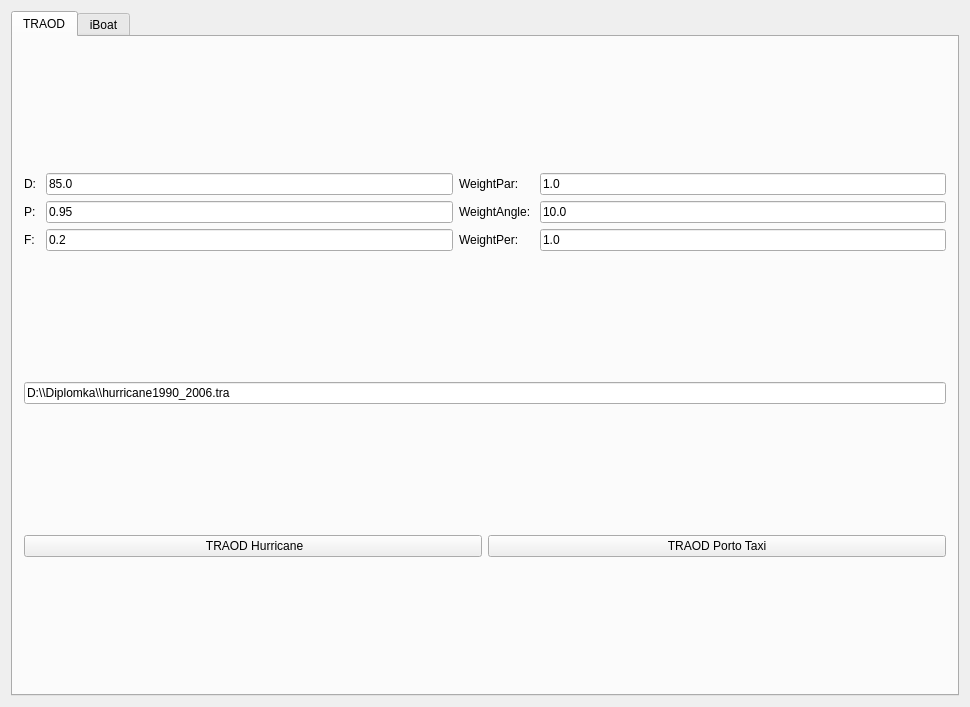
<?xml version="1.0" encoding="UTF-8"?>
<ui version="4.0">
 <class>MainWindow</class>
 <widget class="QMainWindow" name="MainWindow">
  <property name="geometry">
   <rect>
    <x>0</x>
    <y>0</y>
    <width>970</width>
    <height>707</height>
   </rect>
  </property>
  <property name="windowTitle">
   <string>Outlier Detection</string>
  </property>
  <widget class="QWidget" name="centralWidget">
   <layout class="QHBoxLayout" name="horizontalLayout_2">
    <item>
     <widget class="QTabWidget" name="qTabWidget">
      <property name="currentIndex">
       <number>0</number>
      </property>
      <widget class="QWidget" name="Page1">
       <attribute name="title">
        <string>TRAOD</string>
       </attribute>
       <layout class="QVBoxLayout" name="verticalLayout_5">
        <item>
         <layout class="QHBoxLayout" name="horizontalLayout">
          <item>
           <layout class="QVBoxLayout" name="verticalLayout_1">
            <item>
             <widget class="QLabel" name="labelCloseD">
              <property name="text">
               <string>D: </string>
              </property>
             </widget>
            </item>
            <item>
             <widget class="QLabel" name="labelOutSegP">
              <property name="text">
               <string>P: </string>
              </property>
             </widget>
            </item>
            <item>
             <widget class="QLabel" name="labelOutTrajF">
              <property name="text">
               <string>F: </string>
              </property>
             </widget>
            </item>
           </layout>
          </item>
          <item>
           <layout class="QVBoxLayout" name="verticalLayout_2">
            <item>
             <widget class="QLineEdit" name="lineEditCloseD">
              <property name="text">
               <string>85.0</string>
              </property>
             </widget>
            </item>
            <item>
             <widget class="QLineEdit" name="lineEditOutSegP">
              <property name="text">
               <string>0.95</string>
              </property>
             </widget>
            </item>
            <item>
             <widget class="QLineEdit" name="lineEditOutTrajF">
              <property name="text">
               <string>0.2</string>
              </property>
             </widget>
            </item>
           </layout>
          </item>
          <item>
           <layout class="QVBoxLayout" name="verticalLayout_3">
            <item>
             <widget class="QLabel" name="labelWeightPar">
              <property name="text">
               <string>WeightPar: </string>
              </property>
             </widget>
            </item>
            <item>
             <widget class="QLabel" name="labelWeightAngle">
              <property name="text">
               <string>WeightAngle: </string>
              </property>
             </widget>
            </item>
            <item>
             <widget class="QLabel" name="labelWeightPer">
              <property name="text">
               <string>WeightPer:</string>
              </property>
             </widget>
            </item>
           </layout>
          </item>
          <item>
           <layout class="QVBoxLayout" name="verticalLayout_4">
            <item>
             <widget class="QLineEdit" name="lineEditWeightPar">
              <property name="text">
               <string>1.0</string>
              </property>
             </widget>
            </item>
            <item>
             <widget class="QLineEdit" name="lineEditWeightAngle">
              <property name="text">
               <string>10.0</string>
              </property>
             </widget>
            </item>
            <item>
             <widget class="QLineEdit" name="lineEditWeightPer">
              <property name="text">
               <string>1.0</string>
              </property>
             </widget>
            </item>
           </layout>
          </item>
         </layout>
        </item>
        <item>
         <widget class="QLineEdit" name="lineEditFilePathT">
          <property name="text">
           <string>D:\\Diplomka\\hurricane1990_2006.tra</string>
          </property>
          <property name="placeholderText">
           <string>File Path</string>
          </property>
         </widget>
        </item>
        <item>
         <layout class="QHBoxLayout" name="horizontalLayout_4">
          <item>
           <widget class="QPushButton" name="pushButtonTRAODHurricane">
            <property name="text">
             <string> TRAOD Hurricane</string>
            </property>
           </widget>
          </item>
          <item>
           <widget class="QPushButton" name="pushButtonTRAODPorto">
            <property name="text">
             <string>TRAOD Porto Taxi</string>
            </property>
           </widget>
          </item>
         </layout>
        </item>
        <item>
         <layout class="QHBoxLayout" name="horizontalLayoutGraphTRAOD"/>
        </item>
       </layout>
      </widget>
      <widget class="QWidget" name="Page2">
       <attribute name="title">
        <string>iBoat</string>
       </attribute>
       <layout class="QVBoxLayout" name="verticalLayout_6">
        <item>
         <layout class="QHBoxLayout" name="horizontalLayout_3">
          <item>
           <layout class="QVBoxLayout" name="verticalLayout_8">
            <item>
             <widget class="QLabel" name="labelTheta">
              <property name="text">
               <string>Theta: </string>
              </property>
             </widget>
            </item>
            <item>
             <widget class="QLabel" name="labelLambda">
              <property name="text">
               <string>Lambda: </string>
              </property>
             </widget>
            </item>
           </layout>
          </item>
          <item>
           <layout class="QVBoxLayout" name="verticalLayout_7">
            <item>
             <widget class="QLineEdit" name="lineEditTheta">
              <property name="text">
               <string>0.05</string>
              </property>
             </widget>
            </item>
            <item>
             <widget class="QLineEdit" name="lineEditLambda">
              <property name="text">
               <string>150</string>
              </property>
             </widget>
            </item>
           </layout>
          </item>
          <item>
           <layout class="QVBoxLayout" name="verticalLayout_9">
            <item>
             <widget class="QLabel" name="labelCellNumberX">
              <property name="text">
               <string>Cell count X: </string>
              </property>
             </widget>
            </item>
            <item>
             <widget class="QLabel" name="labelCellNumberY">
              <property name="text">
               <string>Cell count Y: </string>
              </property>
             </widget>
            </item>
           </layout>
          </item>
          <item>
           <layout class="QVBoxLayout" name="verticalLayout">
            <item>
             <widget class="QLineEdit" name="lineEditCellNumberX">
              <property name="text">
               <string>400</string>
              </property>
             </widget>
            </item>
            <item>
             <widget class="QLineEdit" name="lineEditCellNumberY">
              <property name="text">
               <string>400</string>
              </property>
             </widget>
            </item>
           </layout>
          </item>
         </layout>
        </item>
        <item>
         <widget class="QLineEdit" name="lineEditFilePathI">
          <property name="text">
           <string>D:\\Diplomka\\train_preproc_data_sort_SD7.tra</string>
          </property>
          <property name="placeholderText">
           <string>File Path</string>
          </property>
         </widget>
        </item>
        <item>
         <layout class="QHBoxLayout" name="horizontalLayout_5">
          <item>
           <widget class="QPushButton" name="pushButtonIBoatHurricane">
            <property name="text">
             <string>iBoat Hurricane</string>
            </property>
           </widget>
          </item>
          <item>
           <widget class="QPushButton" name="pushButtonIBoatPortoTaxi">
            <property name="text">
             <string>iBoat Porto Taxi</string>
            </property>
           </widget>
          </item>
         </layout>
        </item>
        <item>
         <layout class="QHBoxLayout" name="horizontalLayoutGraphIBoat">
          <item>
           <layout class="QVBoxLayout" name="verticalLayoutTrajTable">
            <item>
             <widget class="QTableWidget" name="tableWidgetIBoat">
              <property name="sizePolicy">
               <sizepolicy hsizetype="Minimum" vsizetype="Expanding">
                <horstretch>0</horstretch>
                <verstretch>0</verstretch>
               </sizepolicy>
              </property>
              <property name="rowCount">
               <number>10</number>
              </property>
              <property name="columnCount">
               <number>2</number>
              </property>
              <attribute name="horizontalHeaderVisible">
               <bool>false</bool>
              </attribute>
              <attribute name="horizontalHeaderDefaultSectionSize">
               <number>80</number>
              </attribute>
              <attribute name="horizontalHeaderMinimumSectionSize">
               <number>20</number>
              </attribute>
              <attribute name="verticalHeaderVisible">
               <bool>false</bool>
              </attribute>
              <row/>
              <row/>
              <row/>
              <row/>
              <row/>
              <row/>
              <row/>
              <row/>
              <row/>
              <row/>
              <column/>
              <column/>
             </widget>
            </item>
           </layout>
          </item>
         </layout>
        </item>
       </layout>
      </widget>
     </widget>
    </item>
   </layout>
  </widget>
 </widget>
 <layoutdefault spacing="6" margin="11"/>
 <resources/>
 <connections>
  <connection>
   <sender>pushButtonTRAODHurricane</sender>
   <signal>clicked()</signal>
   <receiver>MainWindow</receiver>
   <slot>runTRAODHurricane()</slot>
   <hints>
    <hint type="sourcelabel">
     <x>351</x>
     <y>371</y>
    </hint>
    <hint type="destinationlabel">
     <x>7</x>
     <y>285</y>
    </hint>
   </hints>
  </connection>
  <connection>
   <sender>pushButtonTRAODPorto</sender>
   <signal>clicked()</signal>
   <receiver>MainWindow</receiver>
   <slot>runTRAODPortoTaxi()</slot>
   <hints>
    <hint type="sourcelabel">
     <x>776</x>
     <y>375</y>
    </hint>
    <hint type="destinationlabel">
     <x>969</x>
     <y>295</y>
    </hint>
   </hints>
  </connection>
  <connection>
   <sender>pushButtonIBoatPortoTaxi</sender>
   <signal>clicked()</signal>
   <receiver>MainWindow</receiver>
   <slot>runIBoatPortoTaxi()</slot>
   <hints>
    <hint type="sourcelabel">
     <x>754</x>
     <y>368</y>
    </hint>
    <hint type="destinationlabel">
     <x>967</x>
     <y>444</y>
    </hint>
   </hints>
  </connection>
  <connection>
   <sender>pushButtonIBoatHurricane</sender>
   <signal>clicked()</signal>
   <receiver>MainWindow</receiver>
   <slot>runIBoatHurricane()</slot>
   <hints>
    <hint type="sourcelabel">
     <x>180</x>
     <y>374</y>
    </hint>
    <hint type="destinationlabel">
     <x>3</x>
     <y>342</y>
    </hint>
   </hints>
  </connection>
 </connections>
 <slots>
  <slot>runTRAODHurricane()</slot>
  <slot>runTRAODPortoTaxi()</slot>
  <slot>runIBoatHurricane()</slot>
  <slot>runIBoatPortoTaxi()</slot>
 </slots>
</ui>
